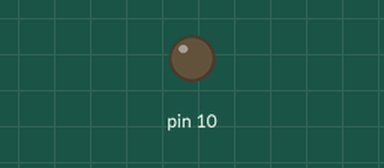
Recording of a sketch running on a simulated Arduino Uno, built with avr-gcc and run on an emulated ATmega328P. On the bench: output pins drawn as LEDs (lit = HIGH). What the sketch prints to the serial monitor is not drawn.

Above: at 0.1 s.
At 2.1 s:
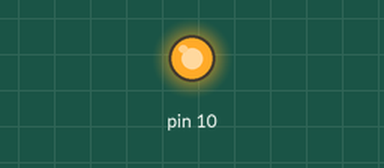
Timing chart, 0 to 11.0 s (numbered marks = the images above):
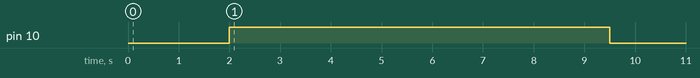

The sketch:

QTRAExample.ino
```cpp
#include <QTRSensors.h>
QTRSensors qtr;

// 8 -> 1 8 ->1
// A7, A5, A6, A4, A3, A2, A1, A0, A15, A14, A13, A12, A11, A10, A9, A8
// A8, A9, A10, A11, A12, A13, A14, A15, A0, A1, A2, A3, A4, A6, A5, A7

//53, 51, 49, 47, 45, 43, 41, 39
const uint8_t SensorCount = 8;
uint16_t sensorValues[SensorCount];

void setup()
{
  qtr.setTypeRC();
  //qtr.setSensorPins((const uint8_t[]){A8, A9, A10, A11, A12, A13, A14, A15}, SensorCount); // sensor right
  //qtr.setSensorPins((const uint8_t[]){A15, A14, A13, A12, A11, A10, A9, A8, A6, A1, A0}, SensorCount); // sensor left
  //qtr.setSensorPins((const uint8_t[]){37,36,35,34,33,32,31,30,29,28,27,26,25,24,23,22}, SensorCount); // sensor all
  qtr.setSensorPins((const uint8_t[]){37,36,35,34,33,32,31,30}, SensorCount); // sensor left

  //qtr.setEmitterPin(2);

  delay(2000);
  pinMode(10, OUTPUT);
  digitalWrite(10, HIGH); // turn on Arduino's LED to indicate we are in calibration mode

  // analogRead() takes about 0.1 ms on an AVR.
  // 0.1 ms per sensor * 4 samples per sensor read (default) * 6 sensors
  // * 10 reads per calibrate() call = ~24 ms per calibrate() call.
  // Call calibrate() 400 times to make calibration take about 10 seconds.
  for (uint16_t i = 0; i < 300; i++)
  {
    qtr.calibrate();
  }
  digitalWrite(10, LOW); // turn off Arduino's LED to indicate we are through with calibration
  // print the calibration minimum values measured when emitters were on
  Serial.begin(9600);
  for (uint8_t i = 0; i < SensorCount; i++)
  {
    Serial.print(qtr.calibrationOn.minimum[i]);
    Serial.print(' ');
  }
  Serial.println();
  // print the calibration maximum values measured when emitters were on
  for (uint8_t i = 0; i < SensorCount; i++)
  {
    Serial.print(qtr.calibrationOn.maximum[i]);
    Serial.print(' ');
  }
  Serial.println();
  Serial.println();
  delay(1000);
}

void loop()
{
  // read calibrated sensor values and obtain a measure of the line position
  // from 0 to 5000 (for a white line, use readLineWhite() instead)
  uint16_t position = qtr.readLineBlack(sensorValues);

  // print the sensor values as numbers from 0 to 1000, where 0 means maximum
  // reflectance and 1000 means minimum reflectance, followed by the line
  // position
  for (uint8_t i = 0; i < SensorCount; i++)
  {
    Serial.print(sensorValues[i]);
    Serial.print('\t');
  }
  Serial.println(position);

  delay(250);
}
```
